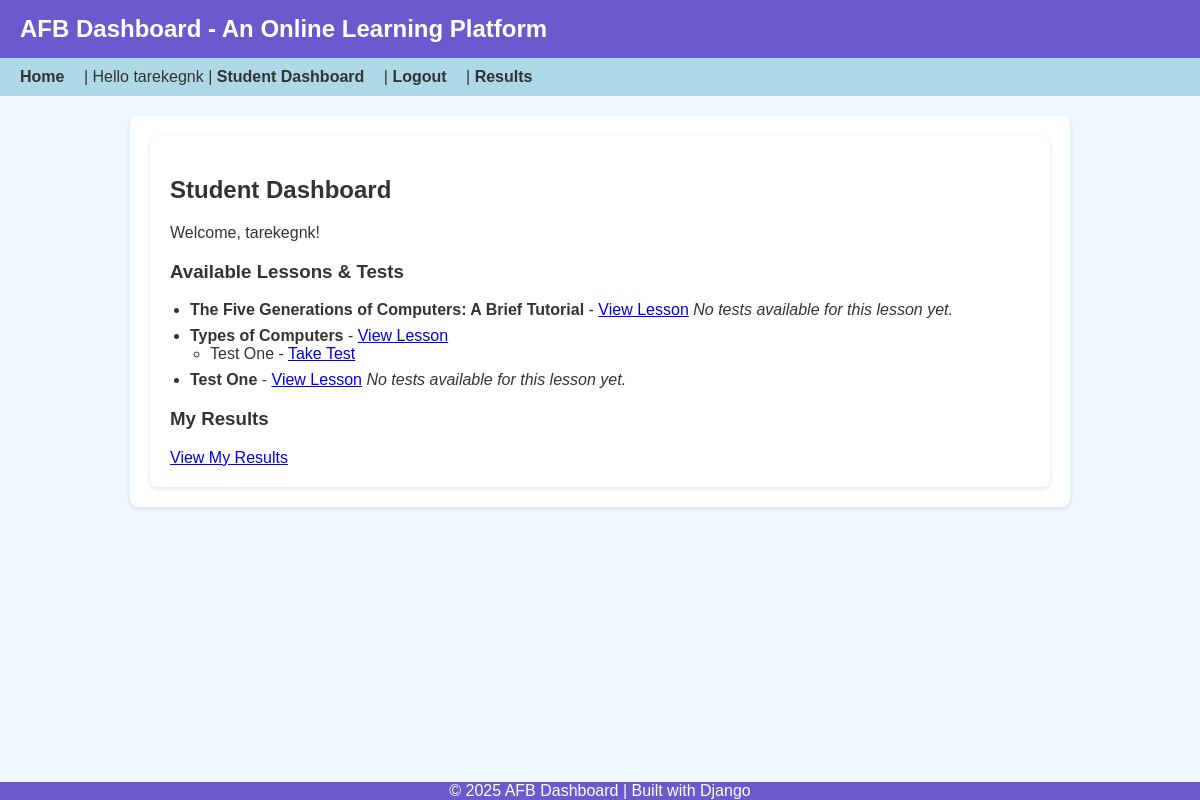
Before: /student/dashboard/ (signed in) with the older database file.
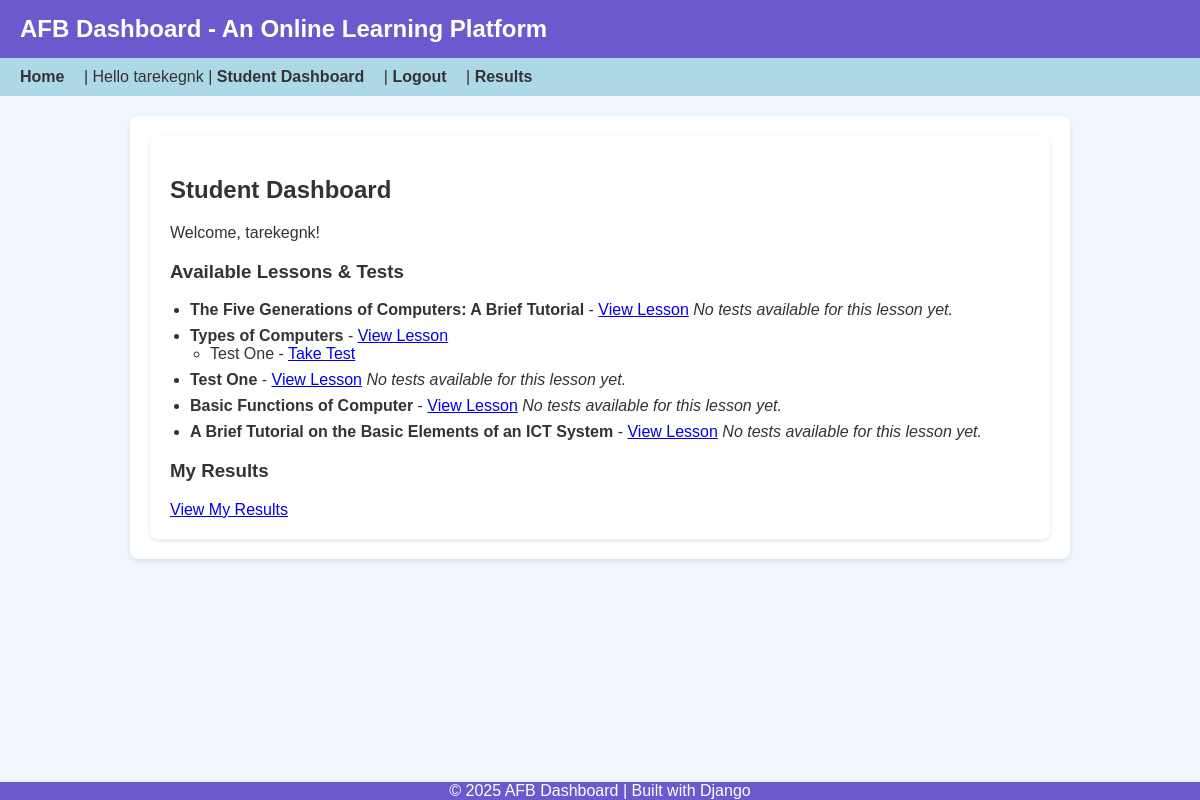
After: the same page with the newer database file.
### courses/models.py (models this page shows, shortened)
class Lesson(models.Model):
    course = models.ForeignKey(Course, on_delete=models.CASCADE, related_name='lessons')
    title = models.CharField(max_length=200)
    content = models.TextField()
    created_at = models.DateTimeField(auto_now_add=True)

### assessments/models.py (models this page shows, shortened)
class Test(models.Model):
    lesson = models.ForeignKey(Lesson, on_delete=models.CASCADE, related_name='tests')
    title = models.CharField(max_length=200)
    question = models.TextField()
    correct_answer = models.CharField(max_length=200)

### courses/views.py (the view)
# urls.py: path('student/dashboard/', views.student_dashboard, name='student_dashboard'),
@login_required
def student_dashboard(request):
    lessons = Lesson.objects.select_related('course').all()
    tests = Test.objects.select_related('lesson').all()
    return render(request, 'courses/student_dashboard.html', {
        'lessons': lessons,
        'tests': tests
    })

### courses/templates/courses/student_dashboard.html
{% extends "base.html" %}
{% block content %}
<div class="container">
    <h2>Student Dashboard</h2>
    <p>Welcome, {{ user.username }}!</p>
    <h3>Available Lessons & Tests</h3>
    {% if lessons %}
        <ul>
            {% for lesson in lessons %}
                <li>
                    <strong>{{ lesson.title }}</strong>
                    - <a href="{% url 'courses:view_lesson' lesson.id %}">View Lesson</a>
                    {% if lesson.tests.exists %}
                        <ul>
                            {% for test in lesson.tests.all %}
                                <li>
                                    {{ test.title }} -
                                    <a href="{% url 'assessments:take_test' test.id %}">Take Test</a>
                                </li>
                            {% endfor %}
                        </ul>
                    {% else %}
                        <em>No tests available for this lesson yet.</em>
                    {% endif %}
                </li>
            {% endfor %}
        </ul>
    {% else %}
        <p>No lessons available at the moment.</p>
    {% endif %}
    <h3>My Results</h3>
    <a href="{% url 'assessments:results' %}">View My Results</a>
</div>
{% endblock %}

Changed rows visible on the page:
added Lesson: title "Basic Functions of Computer", shows "No tests available for this lesson yet."
added Lesson: title "A Brief Tutorial on the Basic Elements of an ICT System", shows "No tests available for this lesson yet."
